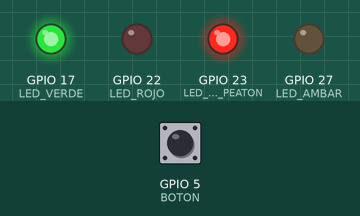
Recording of a program running on a simulated Raspberry Pi (BCM pin numbers). Shown: output pins drawn as LEDs (lit = HIGH). The test bench sets the inputs (shaded band); at power-on: GPIO 5 (BOTON) HIGH.

Above: at 2.5 s.
At 6.0 s:
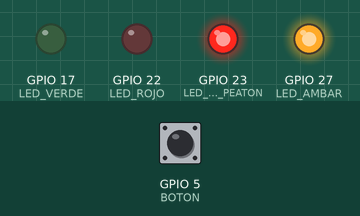
At 12.0 s:
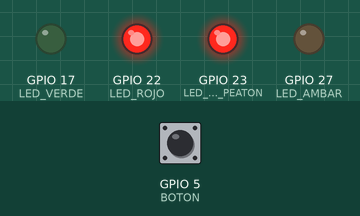
Timing chart, 0 to 19.6 s (numbered marks = the images above):
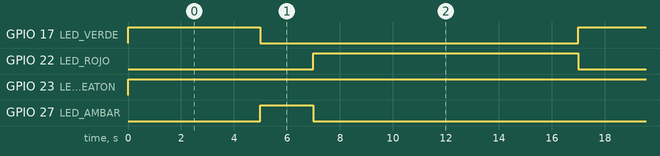

Measured:
- by itself, GPIO 17 (LED_VERDE): alternates HIGH for 5.0 s and LOW for 12.0 s
- by itself, GPIO 22 (LED_ROJO): alternates HIGH for 10.0 s and LOW for 7.0 s
- by itself, GPIO 23 (LED_ROJO_PEATON): LOW → HIGH at 0.00 s
- by itself, GPIO 27 (LED_AMBAR): alternates HIGH for 2.0 s and LOW for 15.0 s

The program:

etapa6.py
```python
import RPi.GPIO as GPIO
import time

GPIO.setmode(GPIO.BCM)

LED_VERDE = 17
LED_AMBAR = 27
LED_ROJO = 22
LED_ROJO_PEATON = 23
BOTON = 5

GPIO.setup(LED_VERDE, GPIO.OUT)
GPIO.setup(LED_AMBAR, GPIO.OUT)
GPIO.setup(LED_ROJO, GPIO.OUT)
GPIO.setup(LED_ROJO_PEATON, GPIO.OUT)
GPIO.setup(BOTON, GPIO.IN, pull_up_down=GPIO.PUD_UP)

def ciclo_normal():
    GPIO.output(LED_ROJO_PEATON, GPIO.HIGH)

    GPIO.output(LED_VERDE, GPIO.HIGH)
    time.sleep(5)
    GPIO.output(LED_VERDE, GPIO.LOW)

    GPIO.output(LED_AMBAR, GPIO.HIGH)
    time.sleep(2)
    GPIO.output(LED_AMBAR, GPIO.LOW)

    GPIO.output(LED_ROJO, GPIO.HIGH)
    time.sleep(10)
    GPIO.output(LED_ROJO, GPIO.LOW)

def ciclo_especial():
    GPIO.output(LED_VERDE, GPIO.LOW)
    GPIO.output(LED_AMBAR, GPIO.LOW)
    GPIO.output(LED_ROJO, GPIO.HIGH)
    GPIO.output(LED_ROJO_PEATON, GPIO.HIGH)
    time.sleep(5)

try:
    peticion = False

    while True:
        if GPIO.input(BOTON) == GPIO.LOW and not peticion:
            peticion = True

        if peticion:
            ciclo_especial()
            peticion = False
        else:
            ciclo_normal()

finally:
    GPIO.cleanup()
```
